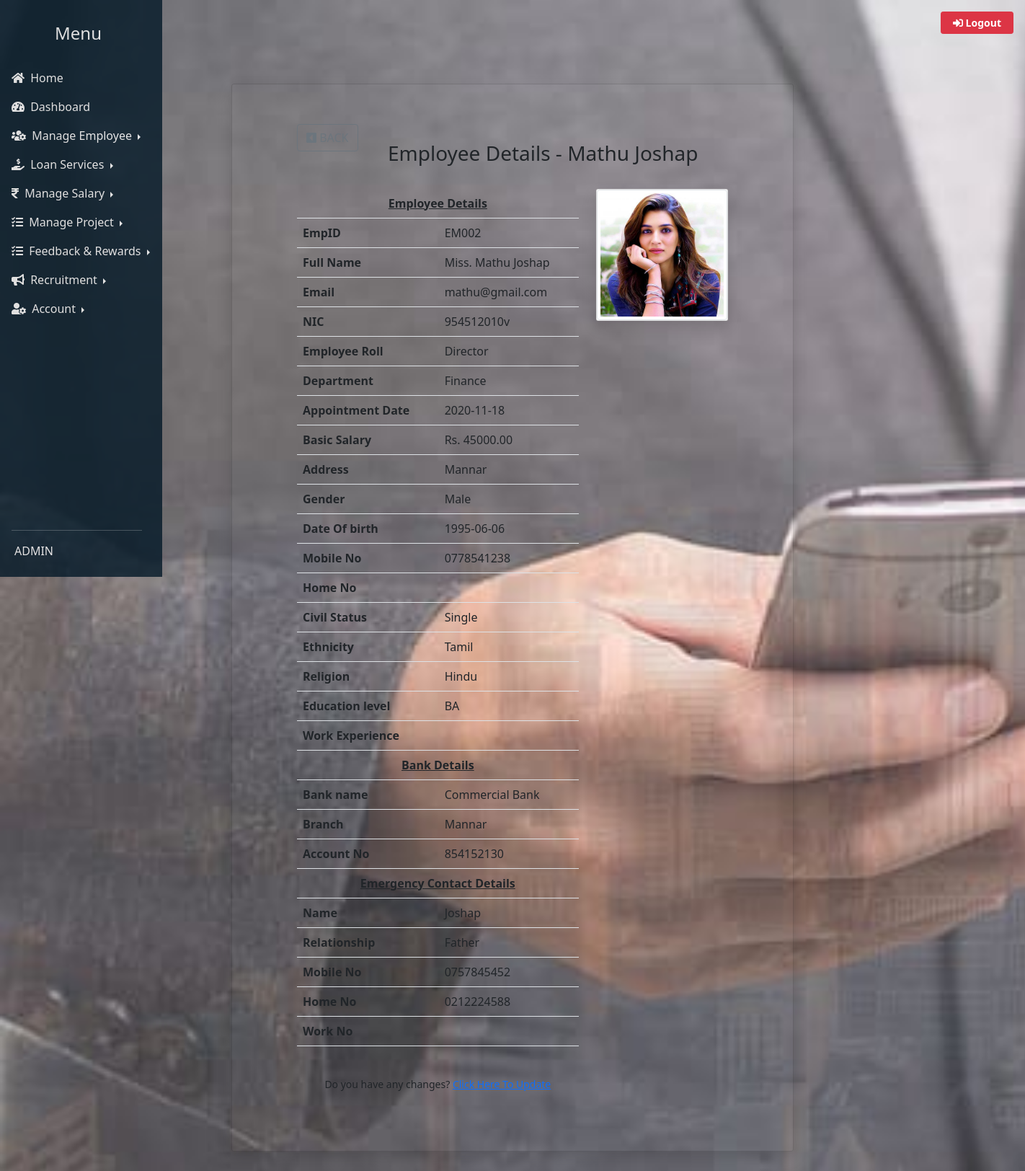
The app's page /admin.php?pg=a_viewempdetails.php&id=EM002 (signed in) with its own data.
### tables this page shows
CREATE TABLE IF NOT EXISTS `emp_registration` (
  `empid` varchar(5) NOT NULL,
  `title` varchar(10) NOT NULL,
  `firstname` varchar(100) NOT NULL,
  `lastname` varchar(100) NOT NULL,
  `email` varchar(100) NOT NULL,
  `nic` varchar(12) NOT NULL,
  `username` varchar(100) NOT NULL,
  `emproll` varchar(100) NOT NULL,
  `department` varchar(100) NOT NULL,
  `appointment_date` date NOT NULL,
  `basic_salary` decimal(10,2) NOT NULL,
  `address` varchar(200) NOT NULL,
  `gender` varchar(10) NOT NULL,
  `dob` date NOT NULL,
  `mobileno` varchar(10) NOT NULL,
  `homeno` varchar(10) NOT NULL DEFAULT '-',
  `civil_status` varchar(100) NOT NULL,
  `ethnicity` varchar(100) NOT NULL,
  `religion` varchar(100) NOT NULL,
  `edu_level` varchar(100) NOT NULL,
  `work_experience` varchar(255) NOT NULL DEFAULT '-',
  `photo` text NOT NULL,
  `cv` text NOT NULL,
  `bankname` varchar(100) NOT NULL,
  `branch` varchar(100) NOT NULL,
  `acc_no` varchar(12) NOT NULL,
  `ec_name` varchar(100) NOT NULL,
  `ec_relationship` varchar(50) NOT NULL,
  `ec_mobileno` varchar(10) NOT NULL,
  `ec_homeno` varchar(10) NOT NULL,
  `ec_workno` varchar(10) NOT NULL,
  `usertype` varchar(100) NOT NULL DEFAULT 'emp',
  PRIMARY KEY (`empid`),
  UNIQUE KEY `email` (`email`),
  UNIQUE KEY `username` (`username`),
  UNIQUE KEY `nic` (`nic`)
);

### a_viewempdetails.php (the view, shortened to what this page needs)
<?php include 'controllers/authController.php'?>
<?php
$id = $_GET['id'];
$sql = "SELECT * from `emp_registration` WHERE empid='$id'";
$result = mysqli_query($conn, $sql);
while ($employee = mysqli_fetch_assoc($result)) {
    $empid=$employee['empid'];
    $title=$employee['title'];
    $fname=$employee['firstname'];
    $lname=$employee['lastname'];
    $email=$employee['email'];
    $nic=$employee['nic'];
    $emproll=$employee['emproll'];
    $department=$employee['department'];
    $appointment_date=$employee['appointment_date'];
    $basic_salary=$employee['basic_salary'];
    $address=$employee['address'];
    $gender=$employee['gender'];
    $dob=$employee['dob'];
    $mobileno=$employee['mobileno'];
    $homeno=$employee['homeno'];
    $civil_status=$employee['civil_status'];
    $ethnicity=$employee['ethnicity'];
    $religion=$employee['religion'];
    $edu_level=$employee['edu_level'];
    $work_experience=$employee['work_experience'];
    $pto=$employee['photo'];
    $bankname=$employee['bankname'];
    $branch=$employee['branch'];
    $acc_no=$employee['acc_no'];
    $ec_name=$employee['ec_name'];
    $ec_relationship=$employee['ec_relationship'];
    $ec_mobileno=$employee['ec_mobileno'];
    $ec_homeno=$employee['ec_homeno'];
    $ec_workno=$employee['ec_workno'];
}
?>
<!DOCTYPE html>
<html lang="en">
<head>
  <link rel="stylesheet" href="bootstrap/css/bootstrap.min.css">
  <link rel="stylesheet" href="https://cdnjs.cloudflare.com/ajax/libs/font-awesome/5.15.3/css/all.min.css">
  <link rel="stylesheet" href="css/form.css">
</head>
<body style="background-image: url('images/c1.jpg'); background-repeat: no-repeat, repeat; background-size: cover; background-position: left; background-attachment: fixed;">
<div class="row flex-nowrap">
    <div class="content-wrapper p-t-100 p-b-100 font-robo" style="text-align:center;">
        <div class="wrapper" style="width:780px;">
            <div class="card card-1"  style="background: transparent;">
                <div class="card-body">
                    <a href="admin.php?pg=a_viewemp.php"><button class="btn btn-outline-secondary" style="float: left;"><i class="fas fa-caret-square-left"></i> BACK</button></a><br>
                    <h3>Employee Details - <?php echo $fname." ".$lname;?></h3><br>
                    <div class="row align-items-start">
                        <div class="col-8">
                            <table class="table table-hover">
                                <tbody style= "text-align:left;">
                                    <tr>
                                        <th colspan=2 style="text-align:center;"><u> Employee Details</u></th>
                                    </tr>
                                    <tr>
                                        <th scope="row">EmpID</th>
                                        <td><?php echo $empid;?></td>
                                    </tr>
                                    <tr>
                                        <th scope="row">Full Name</th>
                                        <td><?php echo $title." ".$fname." ".$lname;?></td>
                                    </tr>
                                    <tr>
                                        <th scope="row">Email</th>
                                        <td><?php echo $email;?></td>
                                    </tr>
                                    <tr>
                                        <th scope="row">NIC</th>
                                        <td><?php echo $nic;?></td>
                                    </tr>
                                    <tr>
                                        <th scope="row">Employee Roll</th>
                                        <td><?php echo $emproll;?></td>
                                    </tr>
                                    <tr>
                                        <th scope="row">Department</th>
                                        <td><?php echo $department;?></td>
                                    </tr>
                                    <tr>
                                        <th scope="row">Appointment Date</th>
                                        <td><?php echo $appointment_date;?></td>
                                    </tr>
                                    <tr>
                                        <th scope="row">Basic Salary</th>
                                        <td><?php echo 'Rs. '.$basic_salary;?></td>
                                    </tr>
                                    <tr>
                                        <th scope="row">Address</th>
                                        <td><?php echo $address;?></td>
                                    </tr>
                                    <tr>
                                        <th scope="row">Gender</th>
                                        <td><?php echo $gender;?></td>
                                    </tr>
                                    <tr>
                                        <th scope="row">Date Of birth</th>
                                        <td><?php echo $dob;?></td>
                                    </tr>
                                    <tr>
                                        <th scope="row">Mobile No</th>
                                        <td><?php echo $mobileno;?></td>
                                    </tr>
                                    <tr>
                                        <th scope="row">Home No</th>
                                        <td><?php echo $homeno;?></td>
                                    </tr>
                                    <tr>
                                        <th scope="row">Civil Status</th>
                                        <td><?php echo $civil_status;?></td>
                                    </tr>
                                    <tr>
                                        <th scope="row">Ethnicity</th>
                                        <td><?php echo $ethnicity;?></td>
                                    </tr>
                                    <tr>
                                        <th scope="row">Religion</th>
                                        <td><?php echo $religion;?></td>
                                    </tr>
                                    <tr>
                                        <th scope="row">Education level</th>
                                        <td><?php echo $edu_level;?></td>
                                    </tr>
                                    <tr>
                                        <th scope="row">Work Experience</th>
                                        <td><?php echo $work_experience;?></td>
                                    </tr>
                                    <tr>
                                        <th colspan=2 style="text-align:center;"><u> Bank Details</u></th>
                                    </tr>
                                    <tr>
                                        <th scope="row">Bank name</th>
                                        <td><?php echo $bankname;?></td>
                                    </tr>
                                    <tr>
                                        <th scope="row">Branch</th>
                                        <td><?php echo $branch;?></td>
                                    </tr>
                                    <tr>
                                        <th scope="row">Account No</th>
                                        <td><?php echo $acc_no;?></td>
                                    </tr>
                                    <tr>
                                        <th colspan=2 style="text-align:center;"><u> Emergency Contact Details</u></th>
                                    </tr>
                                    <tr>
                                        <th scope="row"> Name</th>
                                        <td><?php echo $ec_name;?></td>
                                    </tr>
                                    <tr>
                                        <th scope="row">Relationship</th>
                                        <td><?php echo $ec_relationship;?></td>
                                    </tr>
                                    <tr>
                                        <th scope="row">Mobile No</th>
                                        <td><?php echo $ec_mobileno;?></td>
                                    </tr>
                                    <tr>
                                        <th scope="row">Home No</th>
                                        <td><?php echo $ec_homeno;?></td>
                                    </tr>
                                    <tr>
                                        <th scope="row">Work No</th>
                                        <td><?php echo $ec_workno;?></td>
                                    </tr>
                                </tbody>
                            </table>
                            <div class="update-emp-details">	<br>
                                <?php echo '<p><small>Do you have any changes? <a href="admin.php?pg=a_updateempdetails.php&eid='.$empid.'">Click Here To Update</a></small></p>';?>
						    </div>
                        </div>
                        <div class="col-4" style="clear:both; float:right;">
                            <div class="card card-1   mx-auto d-block" width=33.33% height=33.33%>
                                    <?php
                                    echo "<img src='images/emp-photos/".$pto."' height = 100% width = 100% class='img-fluid img-thumbnail rounded '>";
                                    ?>
                            </div>
                        </div>
                    </div>
        </div>
    </div>
</body>
</html>

### css/form.css (style rules this page uses)
.card { overflow: hidden; -webkit-border-radius: 3px; -moz-border-radius: 3px; border-radius: 3px; }
.card-1 { -webkit-box-shadow: 0px 8px 20px 0px rgba(0, 0, 0, 0.15); -moz-box-shadow: 0px 8px 20px 0px rgba(0, 0, 0, 0.15); box-shadow: 0px 8px 20px 0px rgba(0, 0, 0, 0.15); }
.card-1 .card-body { padding: 0 90px; padding-top: 55px; padding-bottom: 65px; }
.p-t-100 { padding-top: 100px; }
.p-b-100 { padding-bottom: 100px; }
.wrapper { margin: 0 auto; }

### records on screen
emp_registration: firstname "Mathu", lastname "Joshap", empid "EM002", title "Miss.", email "mathu@gmail.com", nic "954512010v", emproll "Director", department "Finance", appointment_date "2020-11-18", basic_salary "45000.00", address "Mannar", gender "Male", dob "1995-06-06", mobileno "0778541238", civil_status "Single", ethnicity "Tamil", religion "Hindu", edu_level "BA", bankname "Commercial Bank", branch "Mannar", acc_no "854152130", ec_name "Joshap", ec_relationship "Father", ec_mobileno "0757845452", ec_homeno "0212224588", photo (picture)
